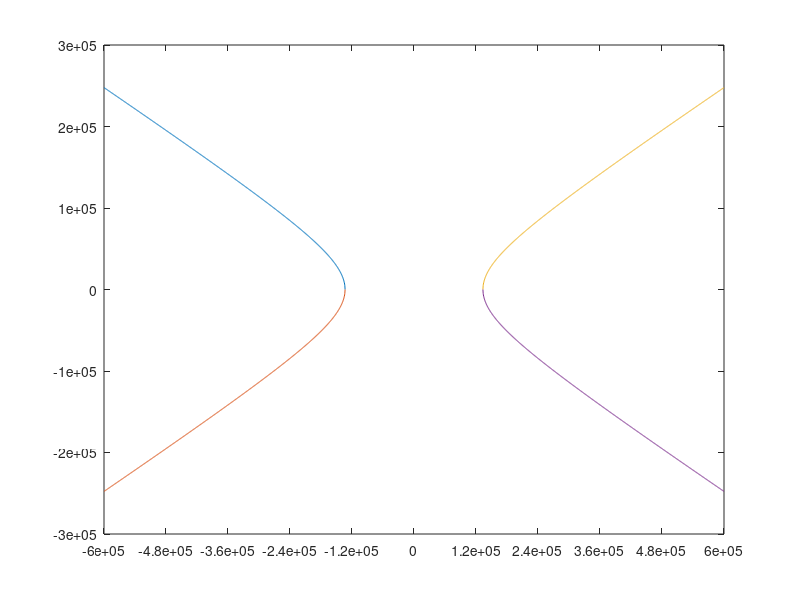

This figure's MATLAB source: (Note: this script raises an error after producing the figure.)
clc; clear all;
r=402000;
R=6378;
mu=6.6742e-20*5.974e24;
v=2.23;
theta=150*pi/180;
a=mu*0.5/(0.5*v^2-mu/r); % semi major axis
c=1-v^2*r/mu;
e= max(roots([1 (1+c)*cos(theta) c])); %quadratic equation solvng eccentricity
r_p=a*(e-1); % altitude at closest approach
v_p=sqrt(mu*(1/2/a+1/r_p)); %speed at closest approach
v_inf=sqrt(mu/a); % hyperbolic excess velocity
b=a*sqrt(e^2-1);

%plots the trajectory

x1=linspace(-600000,-a,1000);
y1= b*sqrt(x1.^2/a^2-1);
y1a= -b*sqrt(x1.^2/a^2-1);
plot(x1,y1);
hold on
plot(x1,y1a);
x2=linspace( a, 600000,1000);
y2=b*sqrt(x2.^2/a^2-1);
y2a=-b*sqrt(x2.^2/a^2-1);
plot(x2,y2)
plot(x2,y2a)

newLim = get(gca,'XLim'); 
newx = linspace(newLim(1), newLim(2),11); 
set(gca,'XTick', newx); 
ax = gca;
ax.XAxisLocation = 'origin';
ax.YAxisLocation = 'origin';
 
 plot(a*e, 0,'.b', 'MarkerSize',20)
 plot(a*e-402000*cos(theta), 402000*sin(theta), '.r', 'MarkerSize',15)
 
 xlabel('X (km)')
ylabel('Y (km)')
title('Trajectory of the meteroid')

%displays results

fprintf('\n\n--------------------------------------------------------\n')
fprintf('\n Eccentricty \n')
fprintf(' %s\n',e )
fprintf('\n Altitude at closest approach\n')
fprintf(' %s km/s\n', r_p )
fprintf('\n Speed at closest approach\n')
fprintf(' %s km/s\n', v_p )
fprintf('\n Hyperbolic excess velocity\n')
fprintf(' %s km/s\n', v_inf )
fprintf('\n--------------------------------------------------------\n')